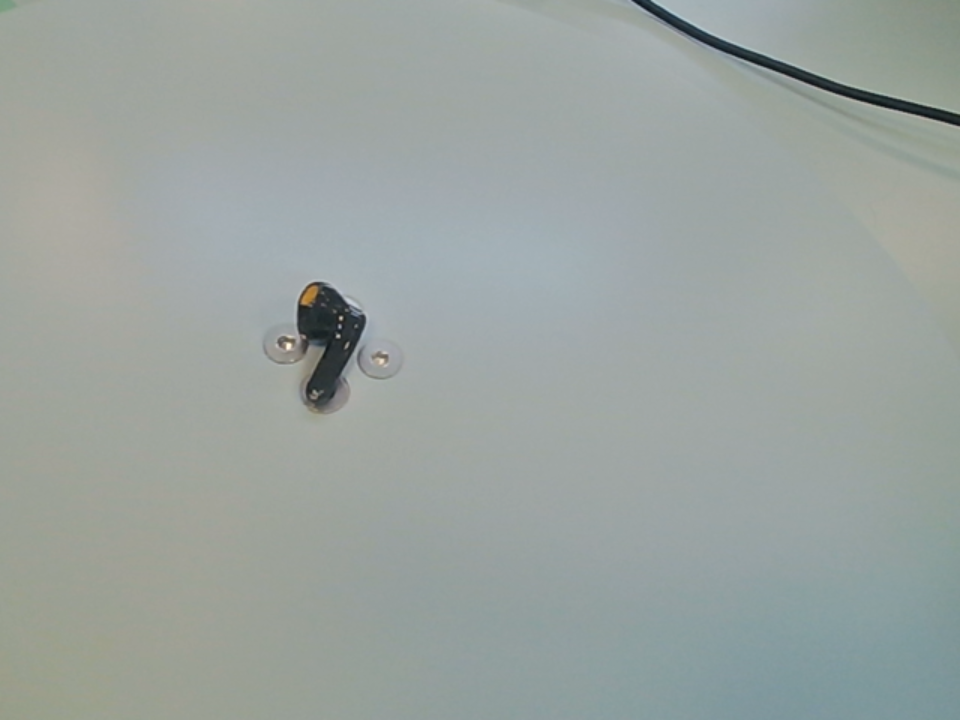
#> input picture IoT-Image-Restoration/data/original/14_04_44.png, 1920 x 1440 px (shown at 1/2 size)
$ python main.py --input data/original/14_04_44.png --mode noise
#> lines starting #> are read from the running program, lines starting #| are printed output that depends on the picture
### IoT-Image-Restoration/src/io_utils.py
import cv2
import numpy as np
import os

def read_image(path, color_mode=cv2.IMREAD_COLOR):
    """
    读取图像，支持中文路径 (对应原代码中的 cv2.imdecode)
    """
#> called with path = 'data/original/14_04_44.png', color_mode = 1
    if not os.path.exists(path):
        raise FileNotFoundError(f"错误：找不到文件 - {path}")

    # 使用 imdecode 读取以支持中文路径
    img = cv2.imdecode(np.fromfile(path, dtype=np.uint8), color_mode)
#> img is the input picture: shape (1440, 1920, 3); mean B, G, R 159.3, 162.9, 154.6
#| 成功读取图像: data/original/14_04_44.png, 尺寸: (1440, 1920, 3)
    return img

def save_image(path, img, ext='.png'):
    """
    保存图像，支持中文路径，自动创建父目录
    """
    dir_name = os.path.dirname(path)
    if dir_name and not os.path.exists(dir_name):
        os.makedirs(dir_name)

    # 确保文件后缀正确
    if not path.endswith(ext):
        path += ext

    cv2.imencode(ext, img)[1].tofile(path)
    print(f"[保存成功] {path}")

### IoT-Image-Restoration/src/noise.py
import numpy as np
import cv2
import random

def add_gaussian_noise(image, mean=0, sigma=25):
    """
    添加高斯噪声 (源自 demo.py)
    """
#> called with mean = 0, sigma = 25
    img_float = np.array(image / 255.0, dtype=float)
    noise = np.random.normal(mean, sigma/255.0, img_float.shape)
    out = img_float + noise
    out = np.clip(out, 0.0, 1.0)
    return np.uint8(out * 255)

def add_salt_pepper_noise(image, amount=0.04, salt_vs_pepper=0.5):
    """
    添加椒盐噪声 (源自 demo.py)
    """
#> called with amount = 0.04, salt_vs_pepper = 0.5
    out = np.copy(image)
    # 撒盐 (白点)
    num_salt = np.ceil(amount * image.size * salt_vs_pepper)
#> num_salt = 165888
    coords = [np.random.randint(0, i - 1, int(num_salt)) for i in image.shape]
    out[tuple(coords)] = 255

    # 撒胡椒 (黑点)
    num_pepper = np.ceil(amount * image.size * (1.0 - salt_vs_pepper))
#> num_pepper = 165888
    coords = [np.random.randint(0, i - 1, int(num_pepper)) for i in image.shape]
    out[tuple(coords)] = 0
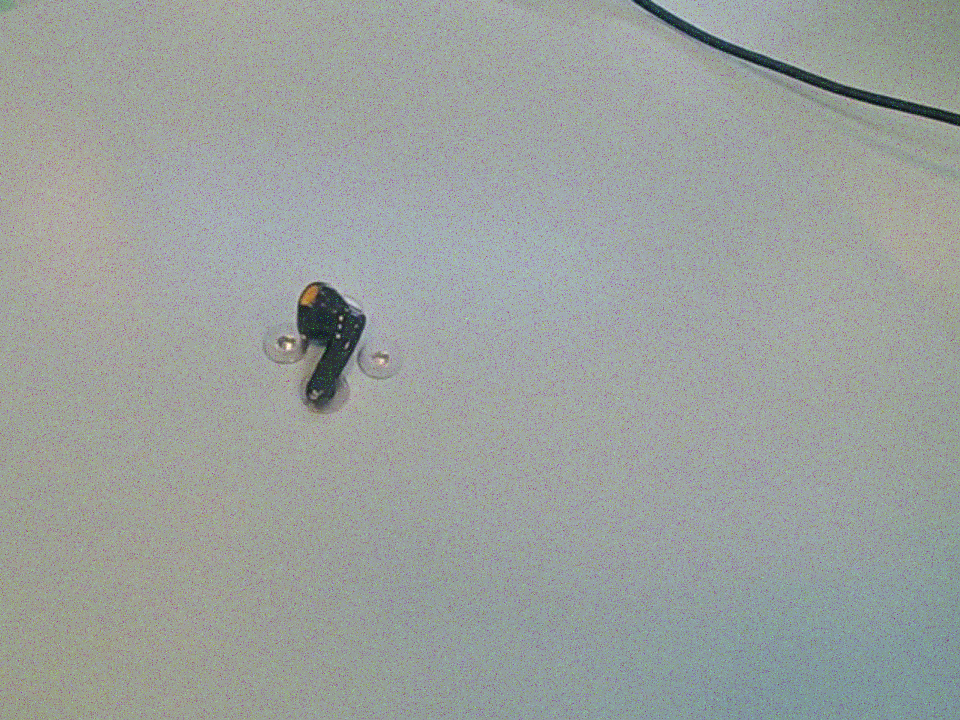
#> out: shape (1440, 1920, 3) (shown at 1/2 size); mean B, G, R 157.3, 160.7, 154.6
    return out

# [20 lines left out: function generate_motion_psf, not called in this run]

### IoT-Image-Restoration/main.py
import argparse
import os
from src import io_utils, noise, filters, restoration, transform, enhance, compression

def main():
    # 1. 设置命令行参数 - 这让你的程序看起来很像 Linux 工具
    parser = argparse.ArgumentParser(description="IoT Image Restoration Toolkit (Hohai Univ.)")

    # 必需参数
    parser.add_argument('--input', type=str, required=True, help='输入图片路径')
    parser.add_argument('--mode', type=str, required=True,
                        choices=['noise', 'denoise', 'restore', 'transform', 'enhance', 'compress'],
                        help='选择模式: noise(加噪), denoise(去噪), restore(复原), transform(变换)...')

    # 可选参数
    parser.add_argument('--output', type=str, default='data/results', help='结果保存目录')

    args = parser.parse_args()

    # 2. 读取图像 (使用封装好的中文路径读取器)
    try:
        img = io_utils.read_image(args.input)
        filename = os.path.basename(args.input).split('.')[0] # 获取文件名不带后缀
        print(f"成功读取图像: {args.input}, 尺寸: {img.shape}")
    except Exception as e:
        print(f"读取失败: {e}")
        return

    # 3. 模式分发中心
    if args.mode == 'noise':
        # 生成高斯和椒盐噪声
        print(">>> 正在执行：图像加噪...")
        gaussian = noise.add_gaussian_noise(img)
        sp = noise.add_salt_pepper_noise(img)

        io_utils.save_image(os.path.join(args.output, f"{filename}_gaussian.png"), gaussian)
        io_utils.save_image(os.path.join(args.output, f"{filename}_salt_pepper.png"), sp)

    elif args.mode == 'denoise':
        # 演示：先加噪，再运行所有滤波器
        print(">>> 正在执行：图像去噪对比...")
        noisy = noise.add_salt_pepper_noise(img, 0.05)
        io_utils.save_image(os.path.join(args.output, f"{filename}_noisy_input.png"), noisy)

        results = filters.apply_denoising_filters(noisy)
        for name, res in results.items():
            io_utils.save_image(os.path.join(args.output, f"{filename}_denoise_{name}.png"), res)

    elif args.mode == 'restore':
        # 演示：模拟运动模糊并复原
        print(">>> 正在执行：维纳滤波复原...")
        h, w = img.shape[:2]
        # 生成 PSF
        psf = noise.generate_motion_psf((h, w), angle=20, dist=15)

        # 维纳滤波复原 (核心算法)
        restored = restoration.restore_image(img, psf, method='wiener')
        io_utils.save_image(os.path.join(args.output, f"{filename}_restored_wiener.png"), restored)

    elif args.mode == 'transform':
        print(">>> 正在执行：几何变换...")
        rot = transform.rotate(img, angle=45)
        io_utils.save_image(os.path.join(args.output, f"{filename}_rotate_45.png"), rot)

    elif args.mode == 'enhance':
        print(">>> 正在执行：直方图均衡化...")
        res = enhance.histogram_equalization(img)
        io_utils.save_image(os.path.join(args.output, f"{filename}_enhanced.png"), res, ext='.png')

    elif args.mode == 'compress':
        print(">>> 正在执行：智能压缩...")
        out_path = os.path.join(args.output, f"{filename}_compressed.jpg")
        # 确保输出目录存在
        if not os.path.exists(args.output): os.makedirs(args.output)

        success, size = compression.compress_to_size(img, out_path, target_mb=0.2) # 压缩到 0.2MB
        if success:
            print(f"压缩完成，最终大小: {size:.2f} MB")

    print(f"\n✅ 所有任务完成！结果已保存在: {args.output}")

if __name__ == '__main__':
    main()
